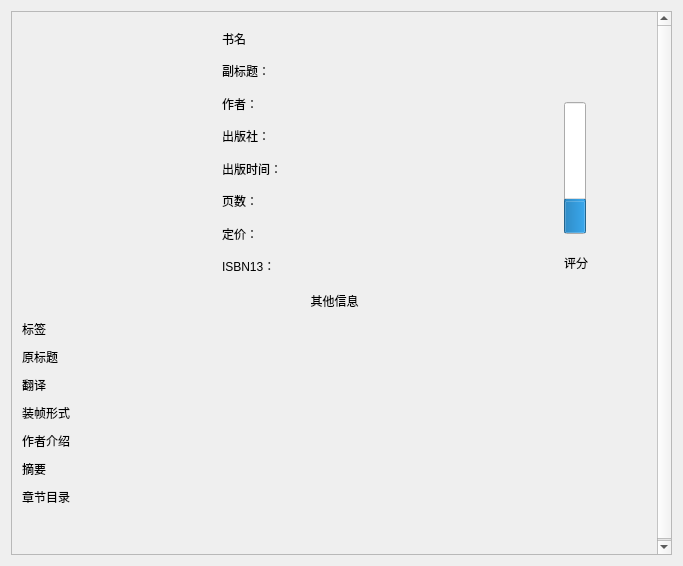
<?xml version="1.0" encoding="UTF-8"?>
<ui version="4.0">
 <class>Form</class>
 <widget class="QWidget" name="Form">
  <property name="geometry">
   <rect>
    <x>0</x>
    <y>0</y>
    <width>683</width>
    <height>566</height>
   </rect>
  </property>
  <property name="windowTitle">
   <string>Form</string>
  </property>
  <property name="styleSheet">
   <string notr="true">#From #sawBookContents {
	background-color: rgb(240, 240, 245);
	border-radius: 8px;
}
#From #lbImage
{
	max-heihgt: 260px;
}
#From  #lbBookTitle
{
	font-size: 18px;
	font-weight: bold;
}
#From #lbOtherInfo
{
	font-size: 18px;
	font-weight: bold;
}
#From #QProgressBar
{
	width: 20px;
}
#BookDetailWidget lbRating
{
	font-size: 18px;
	font-weight: bold;
}</string>
  </property>
  <layout class="QGridLayout" name="gridLayout">
   <item row="0" column="0">
    <widget class="QScrollArea" name="scrollArea">
     <property name="widgetResizable">
      <bool>true</bool>
     </property>
     <widget class="QWidget" name="scrollAreaWidgetContents">
      <property name="geometry">
       <rect>
        <x>0</x>
        <y>0</y>
        <width>663</width>
        <height>546</height>
       </rect>
      </property>
      <layout class="QGridLayout" name="gridLayout_4">
       <property name="leftMargin">
        <number>10</number>
       </property>
       <property name="topMargin">
        <number>10</number>
       </property>
       <property name="rightMargin">
        <number>10</number>
       </property>
       <property name="bottomMargin">
        <number>10</number>
       </property>
       <property name="horizontalSpacing">
        <number>0</number>
       </property>
       <property name="verticalSpacing">
        <number>10</number>
       </property>
       <item row="10" column="0">
        <widget class="QLabel" name="lbCatalog">
         <property name="text">
          <string>章节目录</string>
         </property>
        </widget>
       </item>
       <item row="0" column="0">
        <layout class="QHBoxLayout" name="horizontalLayout" stretch="1,2,1">
         <property name="spacing">
          <number>0</number>
         </property>
         <item>
          <widget class="QLabel" name="lbImage">
           <property name="sizePolicy">
            <sizepolicy hsizetype="Fixed" vsizetype="Fixed">
             <horstretch>0</horstretch>
             <verstretch>0</verstretch>
            </sizepolicy>
           </property>
           <property name="minimumSize">
            <size>
             <width>200</width>
             <height>260</height>
            </size>
           </property>
           <property name="text">
            <string/>
           </property>
           <property name="scaledContents">
            <bool>true</bool>
           </property>
          </widget>
         </item>
         <item>
          <layout class="QGridLayout" name="gridLayout_2">
           <item row="0" column="0">
            <widget class="QLabel" name="lbBookTitle">
             <property name="text">
              <string>书名</string>
             </property>
            </widget>
           </item>
           <item row="9" column="0">
            <widget class="QLabel" name="lbISBN13">
             <property name="text">
              <string>ISBN13：</string>
             </property>
            </widget>
           </item>
           <item row="3" column="0">
            <widget class="QLabel" name="laPublisher">
             <property name="text">
              <string>出版社：</string>
             </property>
            </widget>
           </item>
           <item row="1" column="0">
            <widget class="QLabel" name="lbSubTitle">
             <property name="text">
              <string>副标题：</string>
             </property>
            </widget>
           </item>
           <item row="4" column="0">
            <widget class="QLabel" name="lbPubdate">
             <property name="text">
              <string>出版时间：</string>
             </property>
            </widget>
           </item>
           <item row="7" column="0">
            <widget class="QLabel" name="lbPrice">
             <property name="text">
              <string>定价：</string>
             </property>
            </widget>
           </item>
           <item row="2" column="0">
            <widget class="QLabel" name="lbAuthor">
             <property name="text">
              <string>作者：</string>
             </property>
            </widget>
           </item>
           <item row="5" column="0">
            <widget class="QLabel" name="lbPage">
             <property name="text">
              <string>页数：</string>
             </property>
            </widget>
           </item>
          </layout>
         </item>
         <item>
          <layout class="QGridLayout" name="gridLayout_3" rowstretch="3,5,0,0">
           <property name="bottomMargin">
            <number>10</number>
           </property>
           <property name="horizontalSpacing">
            <number>10</number>
           </property>
           <property name="verticalSpacing">
            <number>20</number>
           </property>
           <item row="2" column="1">
            <widget class="QLabel" name="lbRating">
             <property name="text">
              <string>评分</string>
             </property>
            </widget>
           </item>
           <item row="1" column="0" rowspan="2">
            <spacer name="horizontalSpacer_2">
             <property name="orientation">
              <enum>Qt::Horizontal</enum>
             </property>
             <property name="sizeHint" stdset="0">
              <size>
               <width>40</width>
               <height>20</height>
              </size>
             </property>
            </spacer>
           </item>
           <item row="1" column="2" rowspan="2">
            <spacer name="horizontalSpacer">
             <property name="orientation">
              <enum>Qt::Horizontal</enum>
             </property>
             <property name="sizeHint" stdset="0">
              <size>
               <width>40</width>
               <height>20</height>
              </size>
             </property>
            </spacer>
           </item>
           <item row="1" column="1">
            <widget class="QProgressBar" name="pbVtcPgsBar">
             <property name="value">
              <number>24</number>
             </property>
             <property name="orientation">
              <enum>Qt::Vertical</enum>
             </property>
            </widget>
           </item>
           <item row="0" column="0" colspan="3">
            <spacer name="verticalSpacer">
             <property name="orientation">
              <enum>Qt::Vertical</enum>
             </property>
             <property name="sizeHint" stdset="0">
              <size>
               <width>20</width>
               <height>40</height>
              </size>
             </property>
            </spacer>
           </item>
          </layout>
         </item>
        </layout>
       </item>
       <item row="5" column="0">
        <widget class="QLabel" name="lbBinding">
         <property name="text">
          <string>装帧形式</string>
         </property>
        </widget>
       </item>
       <item row="11" column="0">
        <spacer name="verticalSpacer_2">
         <property name="orientation">
          <enum>Qt::Vertical</enum>
         </property>
         <property name="sizeHint" stdset="0">
          <size>
           <width>20</width>
           <height>40</height>
          </size>
         </property>
        </spacer>
       </item>
       <item row="7" column="0">
        <widget class="QLabel" name="lbAuthorIntro">
         <property name="text">
          <string>作者介绍</string>
         </property>
         <property name="alignment">
          <set>Qt::AlignLeading|Qt::AlignLeft|Qt::AlignTop</set>
         </property>
         <property name="wordWrap">
          <bool>true</bool>
         </property>
        </widget>
       </item>
       <item row="2" column="0">
        <widget class="QLabel" name="lbTags">
         <property name="text">
          <string>标签</string>
         </property>
        </widget>
       </item>
       <item row="9" column="0">
        <widget class="QLabel" name="lbSummary">
         <property name="text">
          <string>摘要</string>
         </property>
         <property name="alignment">
          <set>Qt::AlignLeading|Qt::AlignLeft|Qt::AlignTop</set>
         </property>
         <property name="wordWrap">
          <bool>true</bool>
         </property>
        </widget>
       </item>
       <item row="4" column="0">
        <widget class="QLabel" name="lbTranslator">
         <property name="text">
          <string>翻译</string>
         </property>
        </widget>
       </item>
       <item row="3" column="0">
        <widget class="QLabel" name="lbOriginTitle">
         <property name="text">
          <string>原标题</string>
         </property>
        </widget>
       </item>
       <item row="1" column="0">
        <widget class="QLabel" name="lbOtherInfo">
         <property name="text">
          <string>其他信息</string>
         </property>
         <property name="alignment">
          <set>Qt::AlignCenter</set>
         </property>
        </widget>
       </item>
      </layout>
     </widget>
    </widget>
   </item>
  </layout>
 </widget>
 <resources/>
 <connections/>
</ui>
